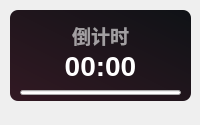
<?xml version="1.0" encoding="UTF-8"?>
<ui version="4.0">
 <class>Theme</class>
 <widget class="QWidget" name="Form">
  <property name="geometry">
   <rect>
    <x>0</x>
    <y>0</y>
    <width>200</width>
    <height>125</height>
   </rect>
  </property>
  <property name="minimumSize">
   <size>
    <width>0</width>
    <height>0</height>
   </size>
  </property>
  <property name="maximumSize">
   <size>
    <width>16777215</width>
    <height>65536</height>
   </size>
  </property>
  <property name="windowTitle">
   <string>活动倒计时</string>
  </property>
  <widget class="ProgressBar" name="progressBar">
   <property name="geometry">
    <rect>
     <x>20</x>
     <y>90</y>
     <width>161</width>
     <height>5</height>
    </rect>
   </property>
   <property name="minimumSize">
    <size>
     <width>0</width>
     <height>5</height>
    </size>
   </property>
   <property name="maximumSize">
    <size>
     <width>16777215</width>
     <height>6</height>
    </size>
   </property>
   <property name="styleSheet">
    <string notr="true"/>
   </property>
   <property name="orientation">
    <enum>Qt::Horizontal</enum>
   </property>
   <property name="useAni">
    <bool>true</bool>
   </property>
   <property name="val">
    <double>0.000000000000000</double>
   </property>
  </widget>
  <widget class="QLabel" name="activity_countdown_title">
   <property name="geometry">
    <rect>
     <x>20</x>
     <y>20</y>
     <width>161</width>
     <height>31</height>
    </rect>
   </property>
   <property name="font">
    <font>
     <family>Microsoft YaHei UI</family>
     <pointsize>14</pointsize>
     <weight>75</weight>
     <bold>true</bold>
    </font>
   </property>
   <property name="styleSheet">
    <string notr="true">color: rgba(255, 255, 255, 150);
font-weight: bold;</string>
   </property>
   <property name="text">
    <string>倒计时</string>
   </property>
   <property name="textFormat">
    <enum>Qt::PlainText</enum>
   </property>
   <property name="alignment">
    <set>Qt::AlignCenter</set>
   </property>
  </widget>
  <widget class="QLabel" name="activity_countdown">
   <property name="geometry">
    <rect>
     <x>20</x>
     <y>40</y>
     <width>161</width>
     <height>51</height>
    </rect>
   </property>
   <property name="font">
    <font>
     <family>Microsoft YaHei UI</family>
     <pointsize>21</pointsize>
     <weight>75</weight>
     <bold>true</bold>
    </font>
   </property>
   <property name="styleSheet">
    <string notr="true">border: none;
color: rgba(255, 255, 255, 255);
font-weight: bold</string>
   </property>
   <property name="text">
    <string>00:00</string>
   </property>
   <property name="textFormat">
    <enum>Qt::PlainText</enum>
   </property>
   <property name="alignment">
    <set>Qt::AlignCenter</set>
   </property>
  </widget>
  <widget class="QLabel" name="backgnd">
   <property name="geometry">
    <rect>
     <x>10</x>
     <y>10</y>
     <width>181</width>
     <height>91</height>
    </rect>
   </property>
   <property name="styleSheet">
    <string notr="true">background-color: qlineargradient(spread:pad, x1:0, y1:1, x2:1, y2:0, stop:0 rgba(50, 25, 35, 255), stop:1 rgba(15, 18, 22, 255));
border-radius: 8px</string>
   </property>
   <property name="text">
    <string/>
   </property>
  </widget>
  <widget class="QLabel" name="img">
   <property name="geometry">
    <rect>
     <x>100</x>
     <y>10</y>
     <width>91</width>
     <height>91</height>
    </rect>
   </property>
   <property name="styleSheet">
    <string notr="true"/>
   </property>
   <property name="pixmap">
    <pixmap>:/img/5.png</pixmap>
   </property>
   <property name="scaledContents">
    <bool>true</bool>
   </property>
  </widget>
  <zorder>backgnd</zorder>
  <zorder>img</zorder>
  <zorder>progressBar</zorder>
  <zorder>activity_countdown_title</zorder>
  <zorder>activity_countdown</zorder>
 </widget>
 <customwidgets>
  <customwidget>
   <class>ProgressBar</class>
   <extends>QProgressBar</extends>
   <header>qfluentwidgets</header>
  </customwidget>
 </customwidgets>
 <resources/>
 <connections/>
</ui>
